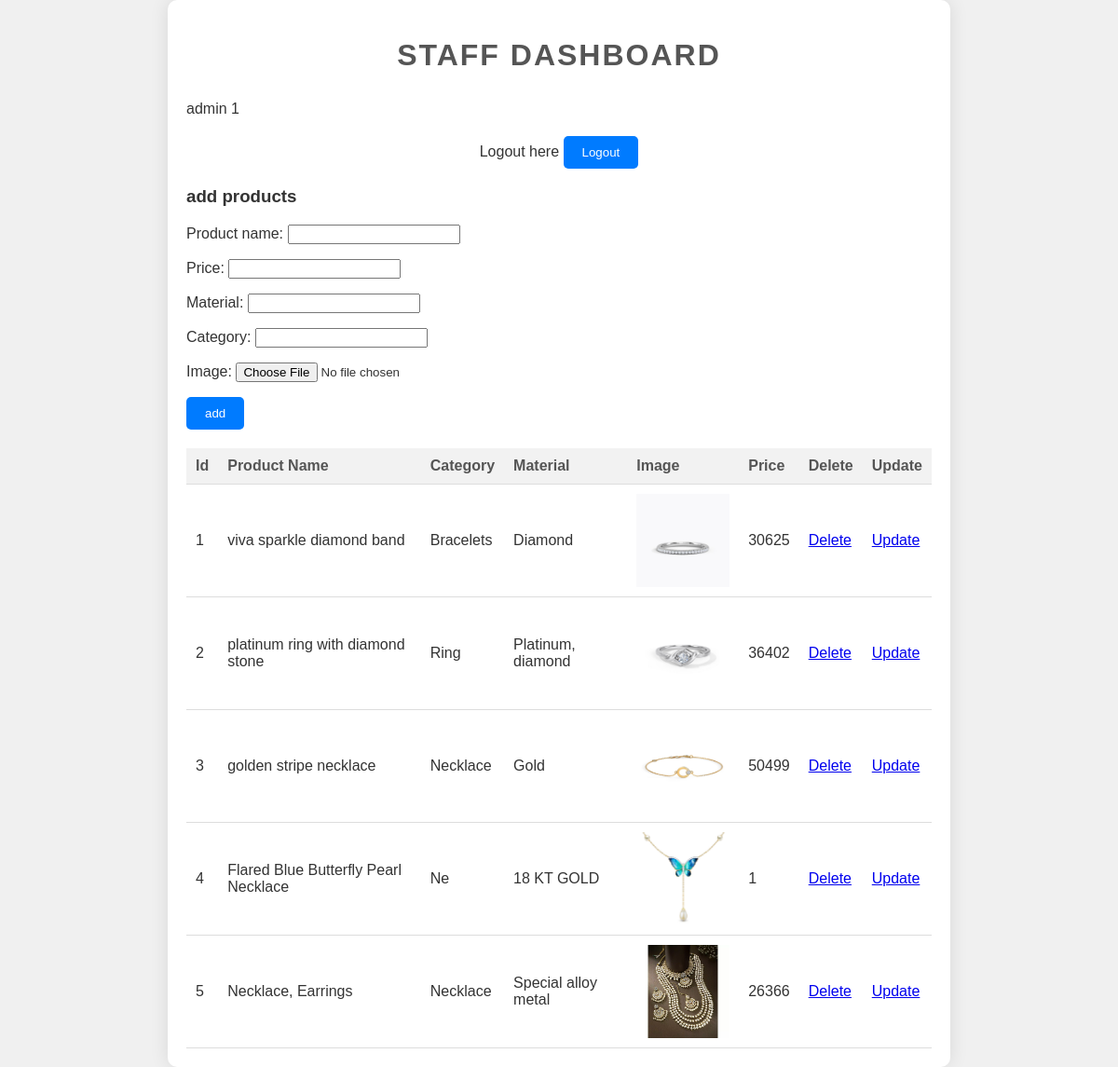
Screenshot of /staff_dashboard/ (signed in) with the database file from the repository.
### jewelleryapp/models.py (models this page shows, shortened)
class products(models.Model):
    product_name = models.CharField(max_length=50)
    price = models.IntegerField()
    material = models.CharField(max_length=20)
    category = models.CharField(max_length=20)
    image = models.ImageField(upload_to='images/',blank=True)

### jewelleryapp/views.py (the view)
# urls.py: path('staff_dashboard/', views.staff_dashboard, name='staff_dashboard'),
def staff_dashboard(request):
    id=request.session['id']
    username= request.session['username']
    form = product_form()
    if request.method =="POST":
        form = product_form(request.POST,request.FILES)
        if form.is_valid():
            form.save()
    cr = products.objects.all()
    return render(request,'staff_dashboard.html', {'username':username,'id':id,'form':form,'cr':cr})

### jewelleryapp/forms.py
class product_form(forms.ModelForm):
    class Meta:
        model = products
        fields = ('product_name','price','material','category','image')
        widgets = {
            'product_name':forms.TextInput(attrs={'class':'form-control'}),
            'price':forms.NumberInput(attrs={'class':'form-control'}),
            'material':forms.TextInput(attrs={'class':'form-control'}),
            'category':forms.TextInput(attrs={'class':'form-control'}),
            'image':forms.FileInput(attrs={'class':'form-control'}),
        }

### templates/staff_dashboard.html (shortened to what this page needs)
<!DOCTYPE html>
<html lang="en">
<head>
</head>
<body>
    <div class="container">
        <h1>Staff Dashboard</h1>
        {{username}} {{id}}
        <div class="logout-btn">
            <p>Logout here <a href="/staff_logout/"><button>Logout</button></a></p>
        </div>
        <div class="mb-3">
            <h3>add products</h3>
            <form action="" method="POST" enctype="multipart/form-data">
                {{form.as_p}}
            <button>add</button>
            </form>
        </div>
        <table>
            <tr>
                <th>Id</th>
                <th>Product Name</th>
                <th>Category</th>
                <th>Material</th>
                <th>Image</th>
                <th>Price</th>
                <th>Delete</th>
                <th>Update</th>
            </tr>
            {% for i in cr %}
            <tr>
                <td>{{forloop.counter}}</td>
                <td>{{i.product_name}}</td>
                <td>{{i.category}}</td>
                <td>{{i.material}}</td>
                <td><img src="{{ i.image.url }}" alt="img" height="100px" width="100px"></td>
                <td>{{i.price}}</td>
                <td><a href="{% url 'product_delete' i.id %}">Delete</a></td>
                <td><a href="{% url 'product_update' i.id %}">Update</a></td>
            </tr>
            {% endfor %}
        </table>
    </div>
</body>
</html>

### templates/staff_dashboard.html (style rules this page uses)
body { font-family: Arial, sans-serif; background-color: #f0f0f0; color: #333; margin: 0; padding: 0; background-image: url('https://en.idei.club/uploads/posts/2023-06/1686410768_en-idei-club-p-jewellery-background-dizain-3.jpg'); background-size: cover; background-position: center; }
.container { max-width: 800px; margin: auto; padding: 20px; background-color: #fff; border-radius: 10px; box-shadow: 0 0 20px rgba(0, 0, 0, 0.1); }
h1 { text-align: center; margin-bottom: 30px; color: #555; text-transform: uppercase; letter-spacing: 2px; }
table { width: 100%; border-collapse: collapse; margin-top: 20px; }
th, td { padding: 10px; border-bottom: 1px solid #ddd; text-align: left; }
th { background-color: #f2f2f2; color: #555; }
td { background-color: #fff; }
img { display: block; margin: auto; }
button { padding: 10px 20px; border: none; border-radius: 5px; background-color: #007bff; color: #fff; cursor: pointer; transition: background-color 0.3s ease; }
.logout-btn { text-align: center; margin-top: 20px; }

### rows the page displays
products: product_name "viva sparkle diamond band", category "Bracelets", material "Diamond", image (picture), price "30625"
products: product_name "platinum ring with diamond stone", category "Ring", material "Platinum, diamond", image (picture), price "36402"
products: product_name "golden stripe necklace", category "Necklace", material "Gold", image (picture), price "50499"
products: product_name "Flared Blue Butterfly Pearl Necklace", category "Ne", material "18 KT GOLD", image (picture), price "1"
products: product_name "Necklace, Earrings", category "Necklace", material "Special alloy metal", image (picture), price "26366"

### other values shown
{{ username }} "admin"
{{ id }} "1"
